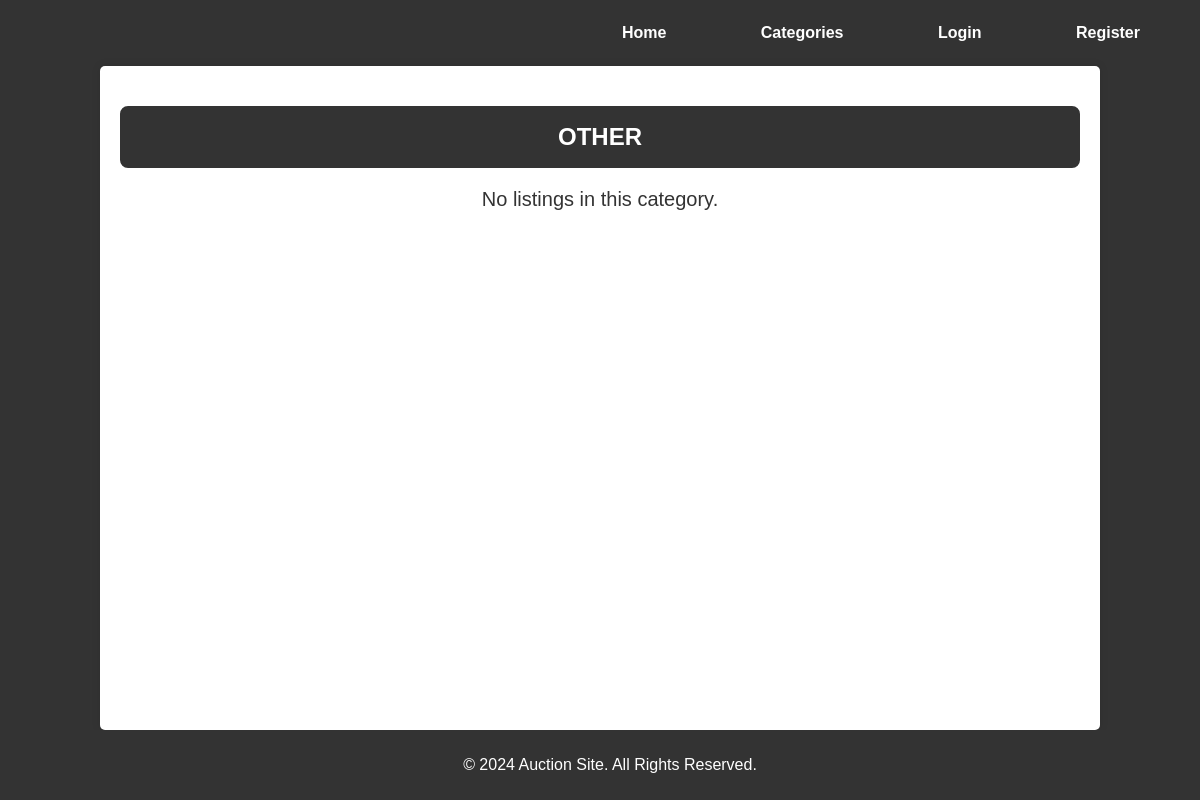
Page /categories/OTHER/ on the earlier database version.
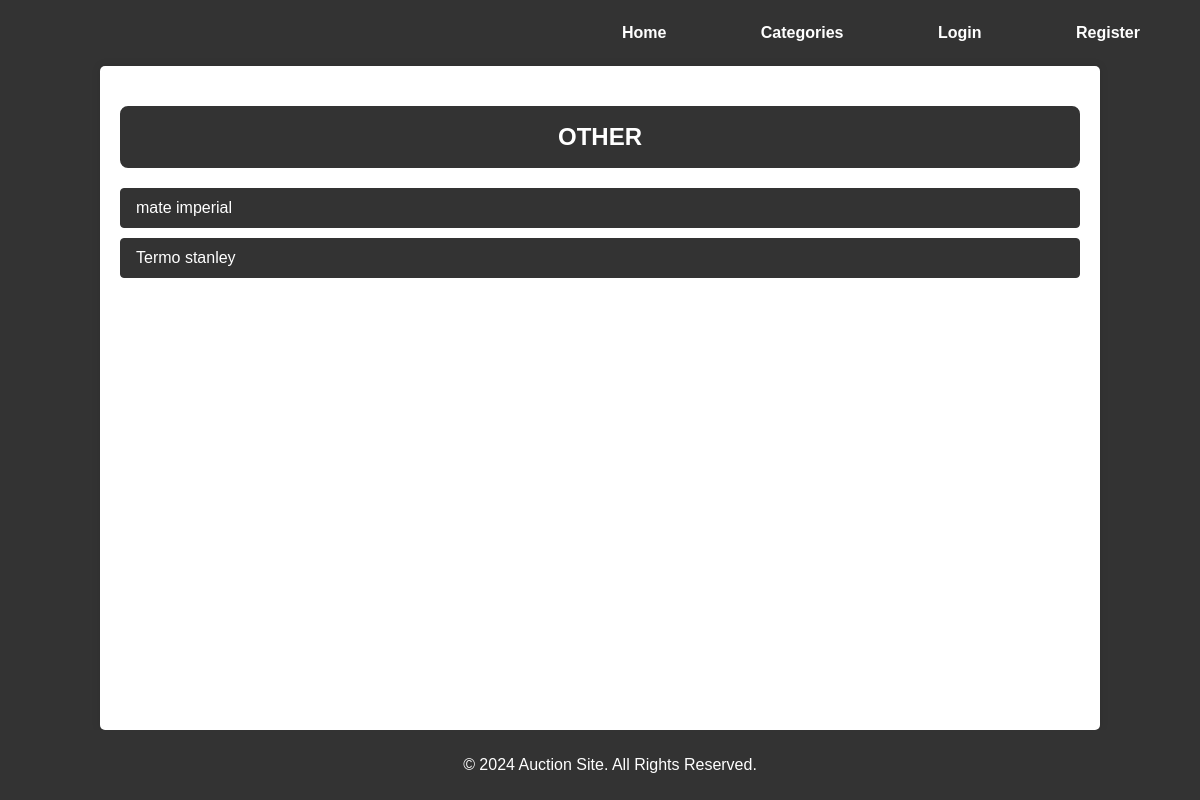
Same page on the later database version.
### auctions/models.py (models this page shows, shortened)
class AuctionListing(models.Model):
    CATEGORY_CHOICES = [
        ('SPORTS', 'Sports'),
        ('ELECTRONICS', 'Electronics'),
        ('FASHION', 'Fashion'),
        ('HOME', 'Home'),
        ('OTHER', 'Other'),
    ]
    title = models.CharField(max_length=64)
    description = models.TextField()
    starting_bid = models.DecimalField(max_digits=10, decimal_places=2)
    image_url = models.URLField(blank=True, null=True)
    category = models.CharField(max_length=64, choices=CATEGORY_CHOICES, blank=True, null=True)
    owner = models.ForeignKey(User, on_delete=models.CASCADE, related_name="listings")
    is_active = models.BooleanField(default=True)
    winner = models.ForeignKey(User, on_delete=models.SET_NULL, null=True, blank=True, related_name="won_auctions")
    winning_bid = models.DecimalField(max_digits=10, decimal_places=2, null=True, blank=True)

### auctions/views.py (the view)
# urls.py: path("categories/<str:category_name>/", views.category_listings, name="category_listings"),
def category_listings(request, category_name):
    listings = AuctionListing.objects.filter(category=category_name, is_active=True)  # Filtrar las subastas activas por categoría.
    return render(request, "auctions/category_listings.html", {
        "category_name": category_name,
        "listings": listings
    })

### auctions/templates/auctions/category_listings.html
{% extends 'auctions/layout.html' %}
{% block body %}
    <h1 class="active-listings-title">{{ category_name }}</h1>
    <div class="categories-list">
        {% if listings %}
            <ul class="listing-list">
                {% for listing in listings %}
                    <li class="category-item">
                        <a href="{% url 'auctions:listing_detail' listing.id %}" class="category-link">{{ listing.title }}</a>
                    </li>
                {% endfor %}
            </ul>
        {% else %}
            <p class="no-listings-message">No listings in this category.</p>
        {% endif %}
    </div>
{% endblock %}

Differences in the rows shown:
added AuctionListing: title "mate imperial"
added AuctionListing: title "Termo stanley"
Other differences:
text no longer shown: "No listings in this category."
